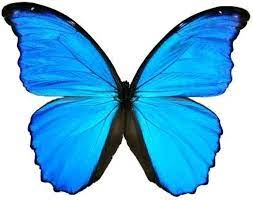
#> input picture butterfly.jpg, 253 x 200 px, given in place of ., which was not available
$ python main.py   (older library calls are emulated)
#> lines starting #> are read from the running program, lines starting #| are printed output that depends on the picture; after the words box and inside, x2 and y2 are one past the last pixel; in counts of white or black regions, pixels touching at a corner belong together; pictures that were not available may be replaced by others from this repository, and a replacement may not be noted
from __future__ import print_function
import cv2
import numpy as np
import binascii
import struct
from PIL import Image
import scipy
import scipy.misc
import scipy.cluster
import time
from colorama import *
import os
import sys

init(convert=True)

os.system("start /wait cmd /c")

def split():
    print(Fore.YELLOW + 'The image is split into parts...')
    croppedPieces = []
    for yPiece in range(yPieces):
        for xPiece in range(xPieces):
            croppedPieces.append(img[heightOfPieces * yPiece: heightOfPieces * (yPiece + 1), widthOfPieces * xPiece: widthOfPieces * (xPiece + 1)])
    return croppedPieces

def findDominantColor():

    totalTime = 0

    underscoreCount = 0

    for image in range(len(croppedPieces)):

        time1 = time.time()

        ar = np.asarray(croppedPieces[image])
        shape = ar.shape
        ar = ar.reshape(np.product(shape[:2]), shape[2]).astype(float)

        codes, dist = scipy.cluster.vq.kmeans(ar, NUM_CLUSTERS)

        vecs, dist = scipy.cluster.vq.vq(ar, codes)         # assign codes
        counts, bins = np.histogram(vecs, len(codes))    # count occurrences

        index_max = np.argmax(counts)                    # find most frequent
        peak = codes[index_max]
        colour = binascii.hexlify(bytearray(int(c) for c in peak)).decode('ascii')
        dominantColors.append(colour)

        time2 = time.time()

        totalTime += time2 - time1

        gaugeLength = 50

        underscoreCount = int(gaugeLength - gaugeLength * image / len(croppedPieces))

        print(Fore.CYAN + str(len(croppedPieces)) + ' Pieces ' + Fore.LIGHTYELLOW_EX + '|' + Fore.GREEN + '█' * (gaugeLength - underscoreCount) + Fore.LIGHTYELLOW_EX + '_' * underscoreCount + Fore.LIGHTYELLOW_EX + '| %' + str(round(100 * image / len(croppedPieces), 2)) + ' --->' + Fore.CYAN + ' time: '+ str(round(totalTime, 2)) + 's', end="\r")

    print(Fore.CYAN + str(len(croppedPieces)) + ' Pieces ' + Fore.LIGHTYELLOW_EX + '|' + Fore.GREEN + '█' * gaugeLength + Fore.LIGHTYELLOW_EX + '| %100' + Fore.CYAN + ' time: '+ str(round(totalTime, 2)) + 's                                            ')


def drawRectangle():
    for i in range(len(dominantColors)):
        h = str(dominantColors[i])

        image_rectangle = cv2.rectangle(img, (i % xPieces * widthOfPieces, int(i / xPieces) * heightOfPieces), (widthOfPieces * (i + 1), heightOfPieces * int(i / xPieces + 1)), tuple(int(h[i:i+2], 16) for i in (0, 2, 4)), -1)

    return image_rectangle


print(Fore.GREEN + '')
imageName = input("Enter the name of the image (it should be in the same directory with the executable program): ")
#> the answer given: .

img = cv2.imread('./' + imageName)
#> img is the input picture: shape (200, 253, 3); mean B, G, R 223.1, 184.8, 112.6

widhtOfImage = img.shape[1]
#> widhtOfImage = 253
heightOfImage = img.shape[0]
#> heightOfImage = 200

print(Fore.YELLOW + 'Image size is ' + str(widhtOfImage) + 'x' + str(heightOfImage))
#| Image size is 253x200
xPieces, yPieces = int(input("number of pieces divided horizontally: ")), int(input("number of pieces divided vertically: "))
#> the answer given: 3
#> the answer given: 3
if ((xPieces > widhtOfImage) or (yPieces > heightOfImage)):
    print(Fore.RED + 'You must select the number of parts less than or equal to the resolution of the image!')
    sys.exit("")

print('\n')

widthOfPieces, heightOfPieces = int(widhtOfImage / xPieces), int(heightOfImage / yPieces)
#> widthOfPieces = 84; heightOfPieces = 66

print(Fore.GREEN + 'Image is being read...')

croppedPieces = split()
#> after the loop in split, `for yPiece in range(yPieces):`: croppedPieces = 9 items
#> croppedPieces = 9 items

dominantColors = []

NUM_CLUSTERS = 1

findDominantColor()
#> the loop in findDominantColor, `for image in range(len(croppedPieces)): ` made 9 passes
#> (peak, colour, totalTime, underscoreCount) on passes 1 to 9: ([208.9, 152.4, 80.62], 'd09850', 0.0135, 50), ([237.9, 227.3, 206.3], 'ede3ce', 0.0243, 44), ([211.2, 161.6, 94.09], 'd3a15e', 0.0352, 38), ([238.7, 183.8, 101], 'eeb765', 0.044, 33), ([189.3, 149.6, 31.1], 'bd951f', 0.0529, 27), ([240.6, 198.3, 104.2], 'f0c668', 0.0617, 22), ([242.3, 193.8, 129.3], 'f2c181', 0.0706, 16), ([190, 174.6, 118.9], 'beae76', 0.0796, 11), ([244.8, 213.2, 130.3], 'f4d582', 0.0884, 5)
#| 9 Pieces |__________________________________________________| %0.0 ---> time: 0.01s
#| 9 Pieces |██████____________________________________________| %11.11 ---> time: 0.02s
#| 9 Pieces |████████████______________________________________| %22.22 ---> time: 0.04s
#| 9 Pieces |█████████████████_________________________________| %33.33 ---> time: 0.04s
#| 9 Pieces |███████████████████████___________________________| %44.44 ---> time: 0.05s
#| 9 Pieces |████████████████████████████______________________| %55.56 ---> time: 0.06s
#| 9 Pieces |██████████████████████████████████________________| %66.67 ---> time: 0.07s
#| 9 Pieces |███████████████████████████████████████___________| %77.78 ---> time: 0.08s
#> (further printed lines are left out)
#> pass 1, in findDominantColor, `ar = np.asarray(croppedPieces[image])`:
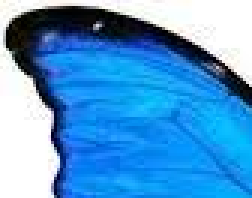
#> ar: shape (66, 84, 3) (shown 3 times larger); mean of channels 0, 1, 2 208.9, 152.4, 80.6; drawn as B, G, R
#> pass 2, in findDominantColor, `ar = np.asarray(croppedPieces[image])`:
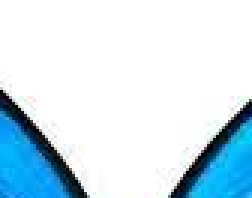
#> ar: shape (66, 84, 3) (shown 3 times larger); mean of channels 0, 1, 2 237.9, 227.3, 206.3; drawn as B, G, R
#> pass 3, in findDominantColor, `ar = np.asarray(croppedPieces[image])`:
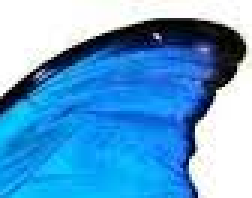
#> ar: shape (66, 84, 3) (shown 3 times larger); mean of channels 0, 1, 2 211.2, 161.6, 94.1; drawn as B, G, R
#> after the loop in findDominantColor, `for image in range(len(croppedPieces)):`: dominantColors = ['d09850', 'ede3ce', 'd3a15e', 'eeb765', 'bd951f', 'f0c668', 'f2c181', 'beae76', 'f4d582']; totalTime = 0.0884
#| 9 Pieces |██████████████████████████████████████████████████| %100 time: 0.09s
image_rectganle = drawRectangle()
#> the loop in drawRectangle, `for i in range(len(dominantColors)):` made 9 passes
#> h on passes 1 to 9: 'd09850', 'ede3ce', 'd3a15e', 'eeb765', 'bd951f', 'f0c668', 'f2c181', 'beae76', 'f4d582'
#> pass 1, in drawRectangle, `image_rectangle = cv2.rectangle(img, (i % xPieces * widthOfPieces, int..`:
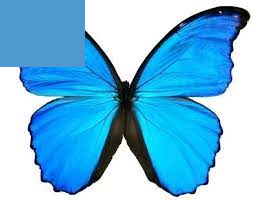
#> image_rectangle: shape (200, 253, 3); mean B, G, R 222.9, 184.7, 112.5
#> pass 2, in drawRectangle, `image_rectangle = cv2.rectangle(img, (i % xPieces * widthOfPieces, int..`:
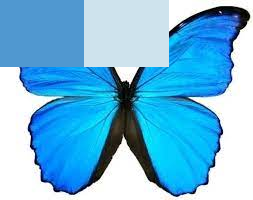
#> image_rectangle: shape (200, 253, 3); 11.25% of pixels changed, all inside (x1, y1, x2, y2) = (84, 0, 169, 67)
#> pass 3, in drawRectangle, `image_rectangle = cv2.rectangle(img, (i % xPieces * widthOfPieces, int..`:
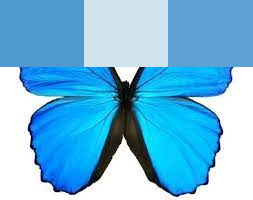
#> image_rectangle: shape (200, 253, 3); 11.25% of pixels changed, all inside (x1, y1, x2, y2) = (168, 0, 253, 67)
#> after the loop in drawRectangle, `for i in range(len(dominantColors)):`:
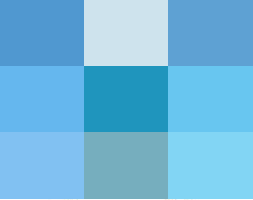
#> img: shape (200, 253, 3); mean B, G, R 222.3, 183.8, 111.1

print(Fore.GREEN + '')

pixelatedImage = input('Enter your pixelated Image name: ')
#> the answer given: butterfly.jpg

if ((pixelatedImage.find('.png') == False) and (pixelatedImage.find('.jpeg') == False) (pixelatedImage.find('.jpg') == False)):
    cv2.imwrite(pixelatedImage, image_rectganle)
else:
    cv2.imwrite(pixelatedImage + '.png', image_rectganle)


print('New image saved successfully!')
